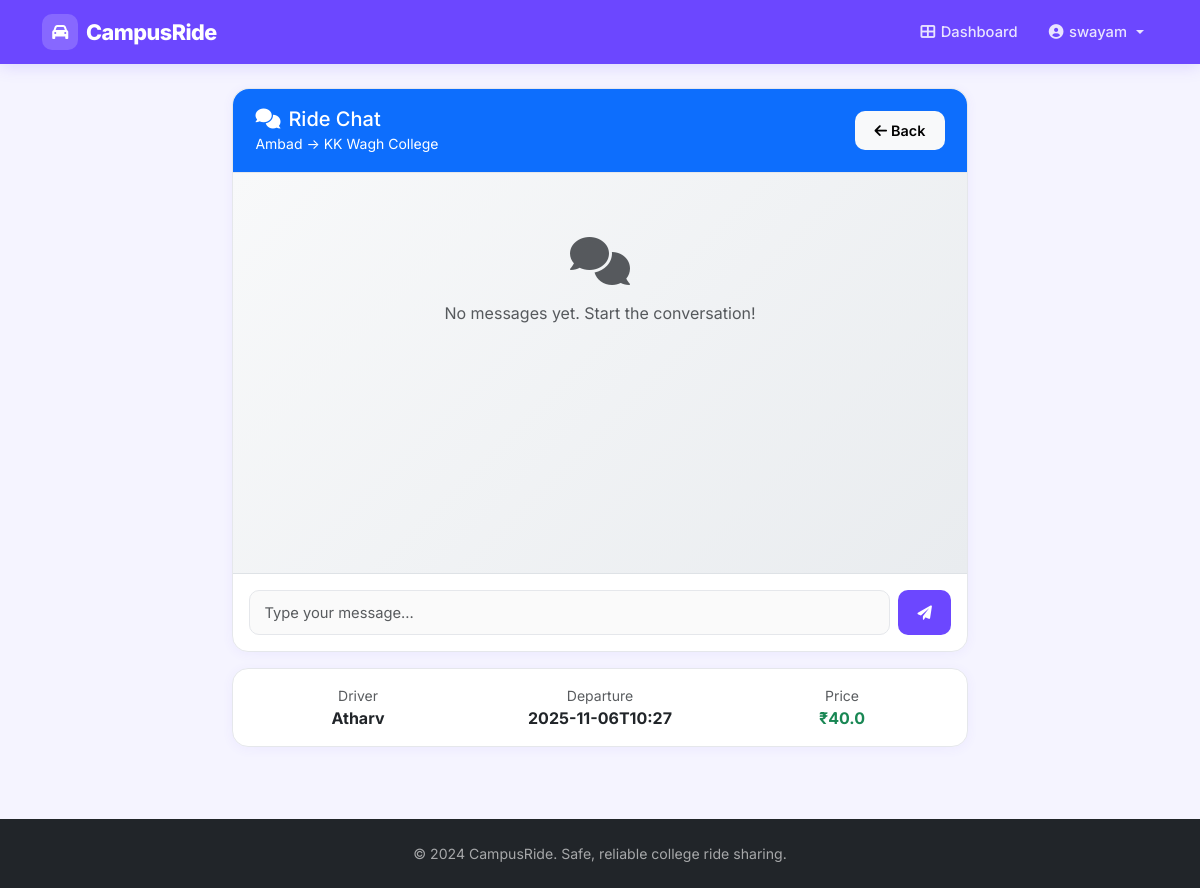
/chat/6 (signed in), run on the app's committed database.
### app.py (models this page shows)
class Booking(db.Model):
    __tablename__ = 'bookings'
    id = db.Column(db.Integer, primary_key=True)
    ride_id = db.Column(db.Integer, db.ForeignKey('rides.id'), nullable=False)
    passenger_email = db.Column(db.String(255), db.ForeignKey('users.email'), nullable=False)
    passenger_name = db.Column(db.String(255), nullable=False)
    pickup_location = db.Column(db.Text)
    dropoff_location = db.Column(db.Text)
    amount_paid = db.Column(db.Numeric(10, 2), default=0.00)
    payment_status = db.Column(db.String(50), default='pending')
    booked_at = db.Column(db.String(50), nullable=False)

class Ride(db.Model):
    __tablename__ = 'rides'
    id = db.Column(db.Integer, primary_key=True)
    driver_email = db.Column(db.String(255), db.ForeignKey('users.email'), nullable=False)
    driver_name = db.Column(db.String(255), nullable=False)
    origin = db.Column(db.Text, nullable=False)
    destination = db.Column(db.Text, nullable=False)
    departure_time = db.Column(db.String(50), nullable=False)
    seats_available = db.Column(db.Integer, nullable=False)
    price_per_seat = db.Column(db.Numeric(10, 2), default=0.00)
    route_waypoints = db.Column(db.Text)
    ride_status = db.Column(db.String(50), default='active')
    completed_at = db.Column(db.String(50))
    distance_km = db.Column(db.Numeric(5, 2), default=0.00)
    created_at = db.Column(db.String(50), nullable=False)
    bookings = db.relationship('Booking', backref='ride', lazy=True, cascade='all, delete-orphan')
    messages = db.relationship('ChatMessage', backref='ride', lazy=True, cascade='all, delete-orphan')

### app.py (the view)
@app.route('/chat/<int:ride_id>')
def chat(ride_id):
    if 'email' not in session:
        flash('You must be logged in to chat.', 'error')
        return redirect(url_for('login'))
    ride = Ride.query.get(ride_id)
    if not ride:
        flash('Ride not found.', 'error')
        return redirect(url_for('dashboard'))
    is_driver = ride.driver_email == session['email']
    is_passenger = Booking.query.filter_by(ride_id=ride_id, passenger_email=session['email']).first() is not None
    if not (is_driver or is_passenger):
        flash('You are not part of this ride.', 'error')
        return redirect(url_for('dashboard'))
    messages = ChatMessage.query.filter_by(ride_id=ride_id).order_by(ChatMessage.timestamp.asc()).all()
    return render_template('chat.html',
                           ride=ride_to_dict(ride),
                           messages=[{c.name: getattr(m, c.name) for c in m.__table__.columns} for m in messages])

### app.py (called while the page is built)
def ride_to_dict(ride):
    d = {c.name: getattr(ride, c.name) for c in ride.__table__.columns}
    d['price_per_seat'] = float(d['price_per_seat'] or 0)
    d['distance_km'] = float(d['distance_km'] or 0)
    d['amount_paid'] = float(d.get('amount_paid') or 0) if 'amount_paid' in d else 0
    return d

### templates/chat.html (shortened to what this page needs)
{% extends "layout.html" %}
{% block content %}
<div class="container py-4">
    <div class="row justify-content-center">
        <div class="col-md-8">
            <div class="card">
                <div class="card-header bg-primary text-white">
                    <div class="d-flex justify-content-between align-items-center">
                        <div>
                            <h5 class="mb-0">
                                <i class="fas fa-comments me-2"></i>Ride Chat
                            </h5>
                            <small>{{ ride.origin }} → {{ ride.destination }}</small>
                        </div>
                        <a href="{{ url_for('dashboard') }}" class="btn btn-light btn-sm">
                            <i class="fas fa-arrow-left me-1"></i>Back
                        </a>
                    </div>
                </div>
                <div class="card-body p-0">
                    <div id="chat-messages" class="chat-container" style="height: 400px; overflow-y: auto; padding: 1rem;">
                        {% if messages %}
                            {% for message in messages %}
                            <div class="message mb-3 {{ 'text-end' if message.sender_email == session.email else 'text-start' }}">
                                <div class="d-inline-block">
                                    <div class="message-bubble {{ 'bg-primary text-white' if message.sender_email == session.email else 'bg-light' }}"
                                         style="max-width: 70%; padding: 0.75rem; border-radius: 1rem;">
                                        <div class="message-text">{{ message.message }}</div>
                                        <small class="message-time {{ 'text-white-50' if message.sender_email == session.email else 'text-muted' }}">
                                            {{ message.sender_name }} • {{ message.timestamp }}
                                        </small>
                                    </div>
                                </div>
                            </div>
                            {% endfor %}
                        {% else %}
                            <div class="text-center text-muted py-5">
                                <i class="fas fa-comments fa-3x mb-3"></i>
                                <p>No messages yet. Start the conversation!</p>
                            </div>
                        {% endif %}
                    </div>
                    <div class="border-top p-3">
                        <form method="POST" action="{{ url_for('send_message', ride_id=ride.id) }}" class="d-flex gap-2">
                            <input type="text" name="message" class="form-control"
                                   placeholder="Type your message..." required maxlength="500">
                            <button type="submit" class="btn btn-primary">
                                <i class="fas fa-paper-plane"></i>
                            </button>
                        </form>
                    </div>
                </div>
            </div>
            <div class="card mt-3">
                <div class="card-body">
                    <div class="row text-center">
                        <div class="col-4">
                            <div class="text-muted small">Driver</div>
                            <div class="fw-bold">{{ ride.driver_name }}</div>
                        </div>
                        <div class="col-4">
                            <div class="text-muted small">Departure</div>
                            <div class="fw-bold">{{ ride.departure_time }}</div>
                        </div>
                        <div class="col-4">
                            <div class="text-muted small">Price</div>
                            <div class="fw-bold text-success">₹{{ ride.price_per_seat }}</div>
                        </div>
                    </div>
                </div>
            </div>
        </div>
    </div>
</div>
{% endblock %}

### templates/layout.html (shortened to what this page needs)
<!DOCTYPE html>
<html lang="en">
<head>
    <link href="https://cdn.jsdelivr.net/npm/bootstrap@5.3.0/dist/css/bootstrap.min.css" rel="stylesheet">
    <link href="https://cdnjs.cloudflare.com/ajax/libs/font-awesome/6.0.0/css/all.min.css" rel="stylesheet">
</head>
<body>
    <nav class="navbar navbar-expand-lg navbar-dark">
        <div class="container">
            <a class="navbar-brand" href="{{ url_for('index') }}">
                <span class="brand-icon"><i class="fas fa-car"></i></span>
                CampusRide
            </a>
            <div class="collapse navbar-collapse" id="navbarNav">
                <ul class="navbar-nav ms-auto align-items-lg-center gap-lg-1">
                    {% if session.email %}
                        <li class="nav-item">
                            <a class="nav-link" href="{{ url_for('dashboard') }}">
                                <i class="fas fa-th-large"></i>Dashboard
                            </a>
                        </li>
                        <li class="nav-item dropdown">
                            <a class="nav-link dropdown-toggle" href="#" id="navbarDropdown" role="button" data-bs-toggle="dropdown">
                                <i class="fas fa-user-circle"></i>{{ session.name }}
                            </a>
                        </li>
                    {% endif %}
                </ul>
            </div>
        </div>
    </nav>
    <div class="toast-container position-fixed top-0 end-0 p-3" style="z-index: 1055;">
    </div>
    <main>
        {% block content %}{% endblock %}
    </main>
    <footer class="bg-dark text-light py-4 mt-5">
        <div class="container text-center">
            <p>&copy; 2024 CampusRide. Safe, reliable college ride sharing.</p>
        </div>
    </footer>
</body>
</html>

### templates/layout.html (style rules this page uses)
:root { --primary-color: #6c47ff; --primary-dark: #4f2fe0; --primary-light: #ede9ff; --accent-color: #ff6b35; --accent-dark: #e85520; --secondary-color: #64748b; --success-color: #10b981; --danger-color: #ef4444; --warning-color: #f59e0b; --bg-color: #f5f4ff; --card-bg: #ffffff; --text-primary: #1e1b4b; --text-muted: #6b7280; --border-color: #e5e7eb; --navbar-height: 64px; }
* { box-sizing: border-box; }
body { font-family: 'Inter', -apple-system, BlinkMacSystemFont, sans-serif; background-color: var(--bg-color); color: var(--text-primary); opacity: 0; animation: pageLoad 0.4s ease forwards; }
.navbar { background: var(--primary-color) !important; height: var(--navbar-height); box-shadow: 0 2px 16px rgba(108,71,255,0.18); padding: 0 0; }
.navbar .container { height: 100%; }
.navbar-brand { font-weight: 800; font-size: 1.35rem; letter-spacing: -0.5px; color: #fff !important; display: flex; align-items: center; gap: 0.5rem; }
.navbar-brand .brand-icon { background: rgba(255,255,255,0.18); border-radius: 10px; width: 36px; height: 36px; display: flex; align-items: center; justify-content: center; font-size: 1rem; }
.navbar-nav .nav-link { color: rgba(255,255,255,0.85) !important; font-weight: 500; font-size: 0.92rem; padding: 0.4rem 0.85rem !important; border-radius: 8px; transition: background 0.18s, color 0.18s; display: flex; align-items: center; gap: 0.35rem; }
.card { border: 1px solid var(--border-color); box-shadow: 0 2px 12px rgba(108,71,255,0.06); border-radius: 16px; background: var(--card-bg); }
.card-header { background: transparent; border-bottom: 1px solid var(--border-color); padding: 1.1rem 1.4rem; border-radius: 16px 16px 0 0 !important; }
.btn { border-radius: 10px; font-weight: 600; font-size: 0.9rem; padding: 0.55rem 1.2rem; transition: all 0.2s ease; border: none; }
.btn-primary { background: var(--primary-color); color: #fff; }
.form-control, .form-select { border-radius: 10px; border: 1.5px solid var(--border-color); padding: 0.65rem 0.9rem; font-size: 0.92rem; color: var(--text-primary); background: #fafafa; transition: border-color 0.2s, box-shadow 0.2s; }
footer { background: #1e1b4b !important; }
footer p { color: rgba(255,255,255,0.6); font-size: 0.88rem; margin: 0; }

### templates/chat.html (style rules this page uses)
.chat-container { background: linear-gradient(135deg, #f8f9fa 0%, #e9ecef 100%); }

### data on the page
Booking: name "swayam"
Ride: origin "Ambad", destination "KK Wagh College", driver_name "Atharv", departure_time "2025-11-06T10:27"

### other printed values
{{ ride.price_per_seat }} "40.0"
